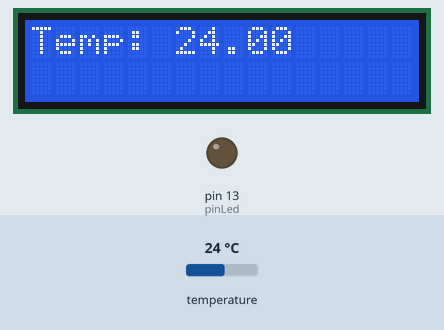
The sketch below on a simulated Arduino Uno, built with avr-gcc and run on an emulated ATmega328P. Shown: 16×2 character LCD, output pins drawn as LEDs (lit = HIGH). The test bench sets the inputs (shaded band); at power-on: temperature 24 °C. What the sketch prints to the serial monitor is not drawn.

Above: at 2.4 s.
2.5 s: temperature set to 12 °C
At 4.8 s:
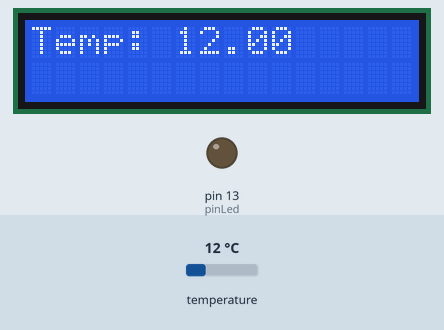
5.1 s: temperature set to 19 °C
At 6.7 s:
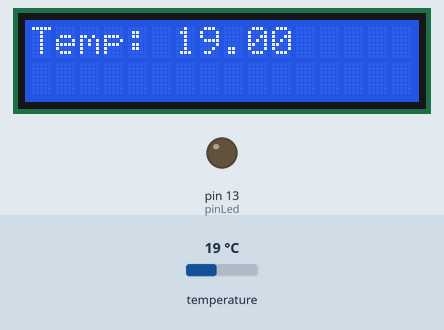
7.6 s: temperature set to 28 °C
At 10.0 s:
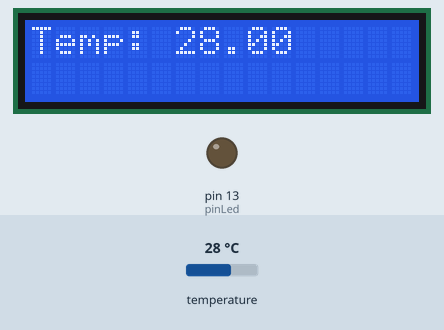
Timing chart, 0 to 11.5 s (numbered marks = the images above; inputs shaded):
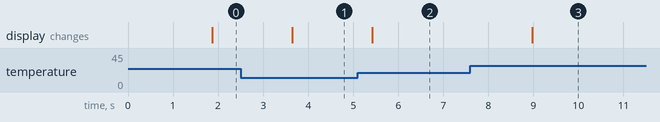

The sketch:

TempH2O.ino
```cpp
#include <OneWire.h>
#include <DallasTemperature.h>

#define ONE_WIRE_BUS 2 // Pin Arduino a cui colleghiamo il pin DQ del sensore
const int pinLed = LED_BUILTIN; // Utilizzo del LED su scheda

const int soglia = 25; // Accende il LED su scheda se si superano i 25°C

OneWire oneWire(ONE_WIRE_BUS); // Imposta la connessione OneWire

DallasTemperature sensore(&oneWire); // Dichiarazione dell'oggetto sensore

//Include la libreria
#include <LiquidCrystal_I2C.h>
// Imposta l'indirizzo del display a 0x27 per 16 caratteri 2 linee
LiquidCrystal_I2C lcd(0x27, 16, 2);


void setup(void)
{
  Serial.begin(9600);       // Inizializzazione della serial monitor
  sensore.begin();          // Inizializzazione del sensore
  pinMode(pinLed, OUTPUT);  // pinLed definito come OUTPUT

  // Stampa del messaggio di avvio
  Serial.println("Temperatura rilevata dal sensore DS18B20");
  Serial.println("----------------------------------------");
  lcd.begin(); //Init with pin default ESP8266 or ARDUINO
  lcd.backlight(); //accende la retroilluminazione
  delay(1000);
}

void loop()
{
  sensore.requestTemperatures(); // richiesta lettura temperatura

  // Restituzione della temperatura letta
  // in gradi Celsius

  // temperatura in Celsius
  float celsius = sensore.getTempCByIndex(0);

  // Visualizzazione delle letture
  // della temperatura sulla Serial monitor

  Serial.print("C:");
  Serial.println(celsius);
  lcd.setCursor(0, 0);
  String st= String(celsius);
  lcd.print("Temp: "+ st );

  delay(1000);
}
```

Measured:
- after the input at 2.5 s, the display: changes after 1.2 s (image 1)
- after the input at 5.1 s, the display: changes after 0.33 s (image 2)
- after the input at 7.6 s, the display: changes after 1.4 s (image 3)
